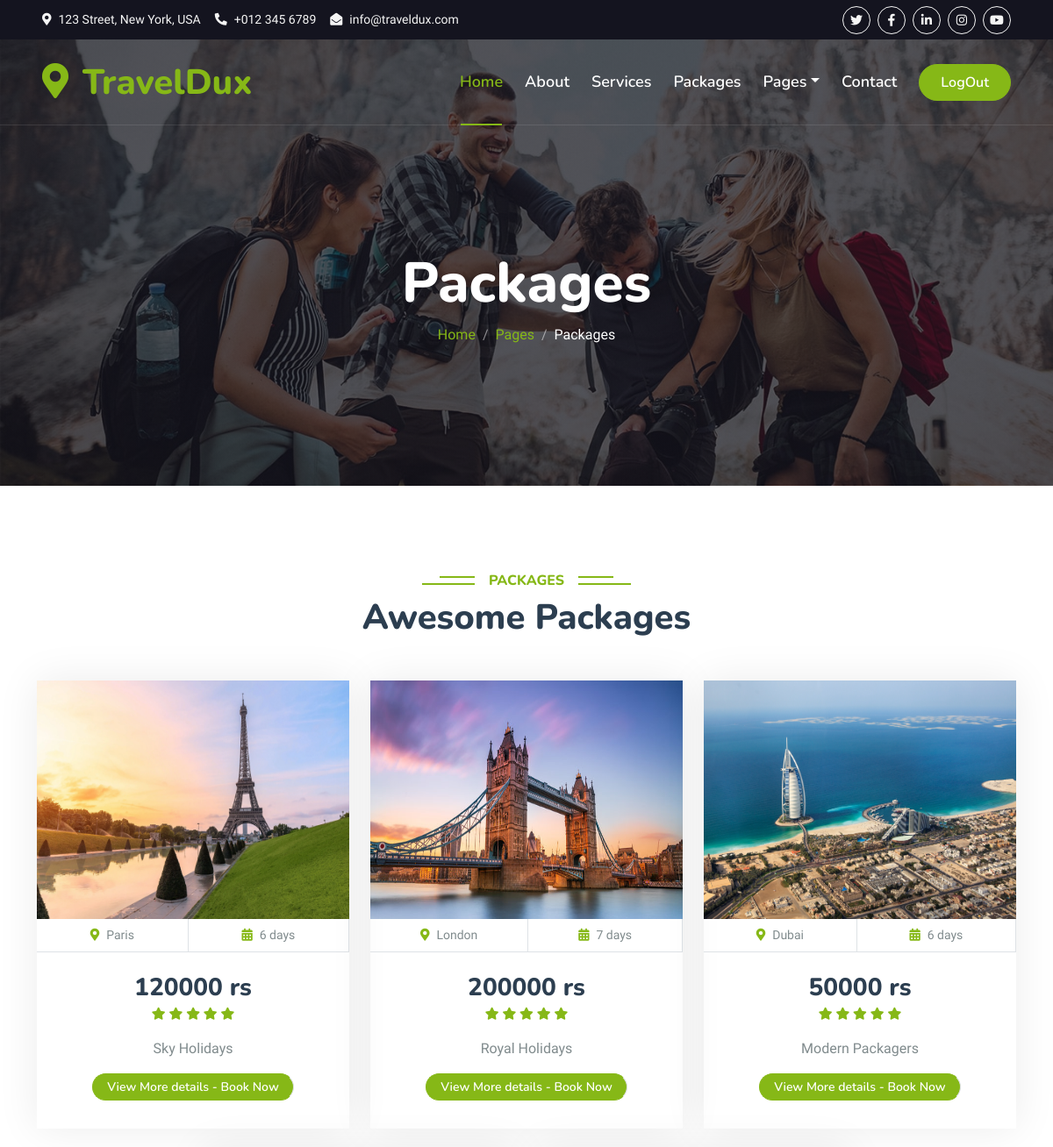
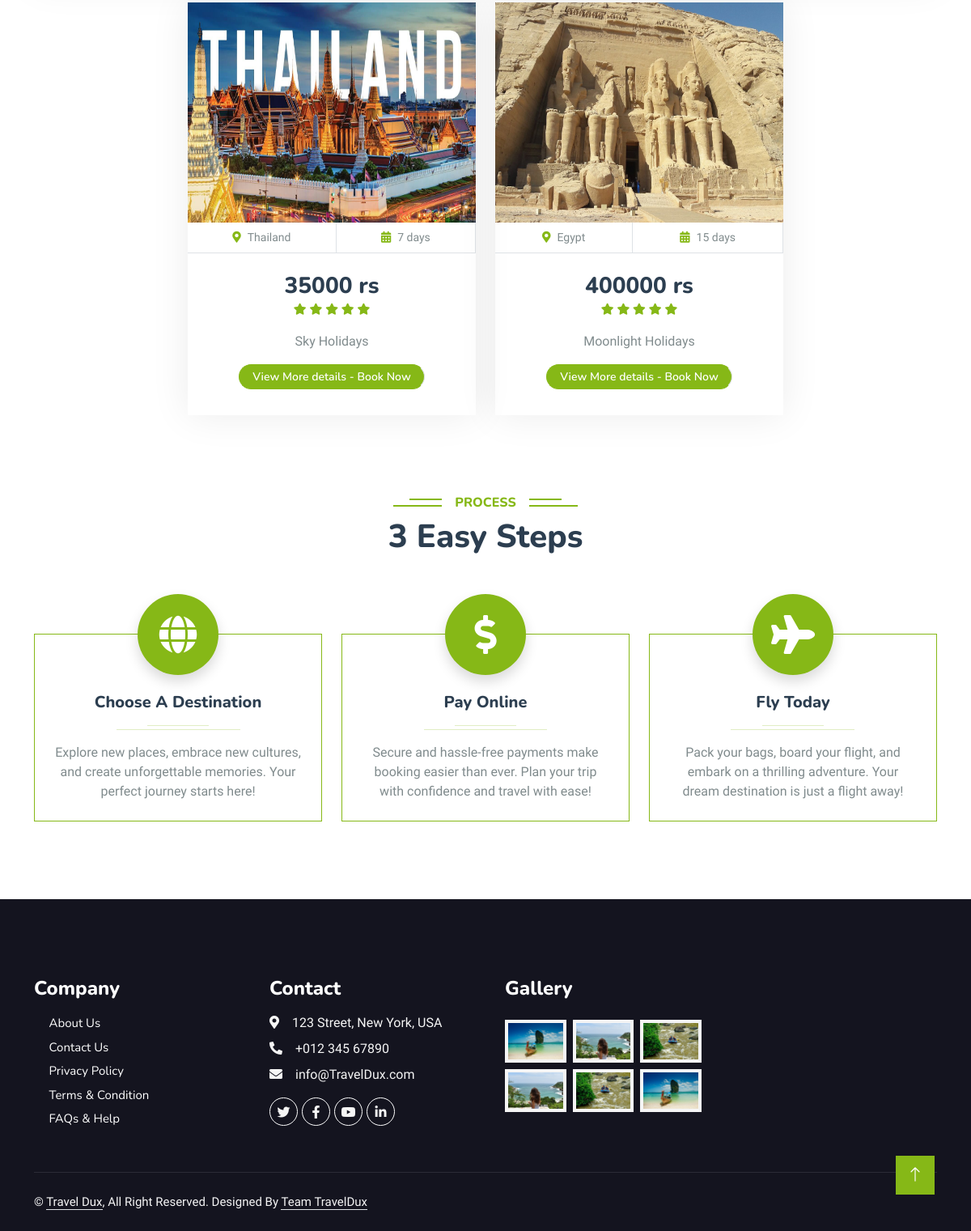
Screenshot of /packagePage/ with the database file from the repository (2 pictures, top to bottom).
### home/models.py (models this page shows, shortened)
class packages(models.Model):
    destination = models.CharField(max_length=100)
    description = models.CharField(max_length=1000)
    duration = models.CharField(max_length=10)
    price = models.IntegerField()
    packager_name = models.CharField(max_length=100)
    image1 = models.ImageField(upload_to='uploads/',null=True, blank=True)
    image2 = models.ImageField(upload_to='uploads/',null=True, blank=True)
    image3 = models.ImageField(upload_to='uploads/',null=True, blank=True)
    image4 = models.ImageField(upload_to='uploads/',null=True, blank=True)
    verification = models.CharField(max_length=100,default="Not Verified")

### home/views.py (the view)
# urls.py: path('packagePage/',views.packagePage,name='packagePage'),
def packagePage(request):
    if 'ids' in request.session:
        request.session.flush()
    verified = 'verified'
    items = packages.objects.filter(verification=verified)
    context = {
        'items':items,
    }
    return render(request,'userInterface/package.html',context)

### template/userInterface/package.html (shortened to what this page needs)
{% load static %}
<!DOCTYPE html>
<html lang="en">
<head>
    <link href="https://cdnjs.cloudflare.com/ajax/libs/font-awesome/5.10.0/css/all.min.css" rel="stylesheet">
    <link href="https://cdn.jsdelivr.net/npm/bootstrap-icons@1.4.1/font/bootstrap-icons.css" rel="stylesheet">
    <link href="{% static 'lib/animate/animate.min.css' %}" rel="stylesheet">
    <link href="{% static 'lib/owlcarousel/assets/owl.carousel.min.css' %}" rel="stylesheet">
    <link href="{% static 'lib/tempusdominus/css/tempusdominus-bootstrap-4.min.css' %}" rel="stylesheet" />
    <link href="{% static 'css/bootstrap.min.css' %}" rel="stylesheet">
    <link href="{% static 'css/style.css' %}" rel="stylesheet">
</head>
<body>
    <div class="container-fluid bg-dark px-5 d-none d-lg-block">
        <div class="row gx-0">
            <div class="col-lg-8 text-center text-lg-start mb-2 mb-lg-0">
                <div class="d-inline-flex align-items-center" style="height: 45px;">
                    <small class="me-3 text-light"><i class="fa fa-map-marker-alt me-2"></i>123 Street, New York, USA</small>
                    <small class="me-3 text-light"><i class="fa fa-phone-alt me-2"></i>+012 345 6789</small>
                    <small class="text-light"><i class="fa fa-envelope-open me-2"></i>info@traveldux.com</small>
                </div>
            </div>
            <div class="col-lg-4 text-center text-lg-end">
                <div class="d-inline-flex align-items-center" style="height: 45px;">
                    <a class="btn btn-sm btn-outline-light btn-sm-square rounded-circle me-2" href=""><i class="fab fa-twitter fw-normal"></i></a>
                    <a class="btn btn-sm btn-outline-light btn-sm-square rounded-circle me-2" href=""><i class="fab fa-facebook-f fw-normal"></i></a>
                    <a class="btn btn-sm btn-outline-light btn-sm-square rounded-circle me-2" href=""><i class="fab fa-linkedin-in fw-normal"></i></a>
                    <a class="btn btn-sm btn-outline-light btn-sm-square rounded-circle me-2" href=""><i class="fab fa-instagram fw-normal"></i></a>
                    <a class="btn btn-sm btn-outline-light btn-sm-square rounded-circle" href=""><i class="fab fa-youtube fw-normal"></i></a>
                </div>
            </div>
        </div>
    </div>
    <div class="container-fluid position-relative p-0">
        <nav class="navbar navbar-expand-lg navbar-light px-4 px-lg-5 py-3 py-lg-0">
            <a href="" class="navbar-brand p-0">
                <h1 class="text-primary m-0"><i class="fa fa-map-marker-alt me-3"></i>TravelDux</h1>
            </a>
            <div class="collapse navbar-collapse" id="navbarCollapse">
                <div class="navbar-nav ms-auto py-0">
                    <a href="{% url 'homepage' %}" class="nav-item nav-link active">Home</a>
                    <a href="{% url 'aboutPage' %}" class="nav-item nav-link">About</a>
                    <a href="{% url 'servicePage' %}" class="nav-item nav-link">Services</a>
                    <a href="{% url 'packagePage' %}" class="nav-item nav-link">Packages</a>
                    <div class="nav-item dropdown">
                        <a href="#" class="nav-link dropdown-toggle" data-bs-toggle="dropdown">Pages</a>
                    </div>
                    <a href="{% url 'contactPage' %}" class="nav-item nav-link">Contact</a>
                </div>
                <a href="{% url 'logoutUser' %}" class="btn btn-primary rounded-pill py-2 px-4">LogOut</a>
            </div>
        </nav>
        <div class="container-fluid bg-primary py-5 mb-5 hero-header">
            <div class="container py-5">
                <div class="row justify-content-center py-5">
                    <div class="col-lg-10 pt-lg-5 mt-lg-5 text-center">
                        <h1 class="display-3 text-white animated slideInDown">Packages</h1>
                        <nav aria-label="breadcrumb">
                            <ol class="breadcrumb justify-content-center">
                                <li class="breadcrumb-item"><a href="#">Home</a></li>
                                <li class="breadcrumb-item"><a href="#">Pages</a></li>
                                <li class="breadcrumb-item text-white active" aria-current="page">Packages</li>
                            </ol>
                        </nav>
                    </div>
                </div>
            </div>
        </div>
    </div>
    <div class="container-xxl py-5">
        <div class="container">
            <div class="text-center wow fadeInUp" data-wow-delay="0.1s">
                <h6 class="section-title bg-white text-center text-primary px-3">Packages</h6>
                <h1 class="mb-5">Awesome Packages</h1>
            </div>
            <div class="row g-4 justify-content-center">
                {% for i in items %}
                <div class="col-lg-4 col-md-6 wow fadeInUp" data-wow-delay="0.1s">
                    <div class="package-item">
                        <div class="overflow-hidden">
                            <img class="img-fluid" src="{{i.image1.url}}" alt="" style="height: 272px;">
                        </div>
                        <div class="d-flex border-bottom">
                            <small class="flex-fill text-center border-end py-2"><i class="fa fa-map-marker-alt text-primary me-2"></i>{{i.destination}}</small>
                            <small class="flex-fill text-center border-end py-2"><i class="fa fa-calendar-alt text-primary me-2"></i>{{i.duration}} days</small>
                        </div>
                        <div class="text-center p-4">
                            <h3 class="mb-0">{{i.price}} rs</h3>
                            <div class="mb-3">
                                <small class="fa fa-star text-primary"></small>
                                <small class="fa fa-star text-primary"></small>
                                <small class="fa fa-star text-primary"></small>
                                <small class="fa fa-star text-primary"></small>
                                <small class="fa fa-star text-primary"></small>
                            </div>
                            <p>{{i.packager_name}}</p>
                            <div class="d-flex justify-content-center mb-2">
                                <a href="{% url 'Userviewsection' i.id %}" class="btn btn-sm btn-primary px-3 border-end" style="border-radius: 30px">View More details - Book Now</a>
                            </div>
                        </div>
                    </div>
                </div>
                {% endfor %}
            </div>
        </div>
    </div>
    <div class="container-xxl py-5">
        <div class="container">
            <div class="text-center pb-4 wow fadeInUp" data-wow-delay="0.1s">
                <h6 class="section-title bg-white text-center text-primary px-3">Process</h6>
                <h1 class="mb-5">3 Easy Steps</h1>
            </div>
            <div class="row gy-5 gx-4 justify-content-center">
                <div class="col-lg-4 col-sm-6 text-center pt-4 wow fadeInUp" data-wow-delay="0.1s">
                    <div class="position-relative border border-primary pt-5 pb-4 px-4">
                        <div class="d-inline-flex align-items-center justify-content-center bg-primary rounded-circle position-absolute top-0 start-50 translate-middle shadow" style="width: 100px; height: 100px;">
                            <i class="fa fa-globe fa-3x text-white"></i>
                        </div>
                        <h5 class="mt-4">Choose A Destination</h5>
                        <hr class="w-25 mx-auto bg-primary mb-1">
                        <hr class="w-50 mx-auto bg-primary mt-0">
                        <p class="mb-0">Explore new places, embrace new cultures, and create unforgettable memories. Your perfect journey starts here! </p>
                    </div>
                </div>
                <div class="col-lg-4 col-sm-6 text-center pt-4 wow fadeInUp" data-wow-delay="0.3s">
                    <div class="position-relative border border-primary pt-5 pb-4 px-4">
                        <div class="d-inline-flex align-items-center justify-content-center bg-primary rounded-circle position-absolute top-0 start-50 translate-middle shadow" style="width: 100px; height: 100px;">
                            <i class="fa fa-dollar-sign fa-3x text-white"></i>
                        </div>
                        <h5 class="mt-4">Pay Online</h5>
                        <hr class="w-25 mx-auto bg-primary mb-1">
                        <hr class="w-50 mx-auto bg-primary mt-0">
                        <p class="mb-0">Secure and hassle-free payments make booking easier than ever. Plan your trip with confidence and travel with ease!</p>
                    </div>
                </div>
                <div class="col-lg-4 col-sm-6 text-center pt-4 wow fadeInUp" data-wow-delay="0.5s">
                    <div class="position-relative border border-primary pt-5 pb-4 px-4">
                        <div class="d-inline-flex align-items-center justify-content-center bg-primary rounded-circle position-absolute top-0 start-50 translate-middle shadow" style="width: 100px; height: 100px;">
                            <i class="fa fa-plane fa-3x text-white"></i>
                        </div>
                        <h5 class="mt-4">Fly Today</h5>
                        <hr class="w-25 mx-auto bg-primary mb-1">
                        <hr class="w-50 mx-auto bg-primary mt-0">
                        <p class="mb-0">Pack your bags, board your flight, and embark on a thrilling adventure. Your dream destination is just a flight away! </p>
                    </div>
                </div>
            </div>
        </div>
    </div>
    <div class="container-fluid bg-dark text-light footer pt-5 mt-5 wow fadeIn" data-wow-delay="0.1s">
        <div class="container py-5">
            <div class="row g-5">
                <div class="col-lg-3 col-md-6">
                    <h4 class="text-white mb-3">Company</h4>
                    <a class="btn btn-link" href="{% url 'aboutPage' %}">About Us</a>
                    <a class="btn btn-link" href="">Contact Us</a>
                    <a class="btn btn-link" href="">Privacy Policy</a>
                    <a class="btn btn-link" href="">Terms & Condition</a>
                    <a class="btn btn-link" href="">FAQs & Help</a>
                </div>
                <div class="col-lg-3 col-md-6">
                    <h4 class="text-white mb-3">Contact</h4>
                    <p class="mb-2"><i class="fa fa-map-marker-alt me-3"></i>123 Street, New York, USA</p>
                    <p class="mb-2"><i class="fa fa-phone-alt me-3"></i>+012 345 67890</p>
                    <p class="mb-2"><i class="fa fa-envelope me-3"></i>info@TravelDux.com</p>
                    <div class="d-flex pt-2">
                        <a class="btn btn-outline-light btn-social" href=""><i class="fab fa-twitter"></i></a>
                        <a class="btn btn-outline-light btn-social" href=""><i class="fab fa-facebook-f"></i></a>
                        <a class="btn btn-outline-light btn-social" href=""><i class="fab fa-youtube"></i></a>
                        <a class="btn btn-outline-light btn-social" href=""><i class="fab fa-linkedin-in"></i></a>
                    </div>
                </div>
                <div class="col-lg-3 col-md-6">
                    <h4 class="text-white mb-3">Gallery</h4>
                    <div class="row g-2 pt-2">
                        <div class="col-4">
                            <img class="img-fluid bg-light p-1" src="{% static 'img/package-1.jpg' %}" alt="">
                        </div>
                        <div class="col-4">
                            <img class="img-fluid bg-light p-1" src="{% static 'img/package-2.jpg' %}" alt="">
                        </div>
                        <div class="col-4">
                            <img class="img-fluid bg-light p-1" src="{% static 'img/package-3.jpg' %}" alt="">
                        </div>
                        <div class="col-4">
                            <img class="img-fluid bg-light p-1" src="{% static 'img/package-2.jpg' %}" alt="">
                        </div>
                        <div class="col-4">
                            <img class="img-fluid bg-light p-1" src="{% static 'img/package-3.jpg' %}" alt="">
                        </div>
                        <div class="col-4">
                            <img class="img-fluid bg-light p-1" src="{% static 'img/package-1.jpg' %}" alt="">
                        </div>
                    </div>
                </div>
            </div>
        </div>
        <div class="container">
            <div class="copyright">
                <div class="row">
                    <div class="col-md-6 text-center text-md-start mb-3 mb-md-0">
                        &copy; <a class="border-bottom" href="#">Travel Dux</a>, All Right Reserved.
                        Designed By <a class="border-bottom" href="">Team TravelDux</a>
                    </div>
                </div>
            </div>
        </div>
    </div>
    <a href="#" class="btn btn-lg btn-primary btn-lg-square back-to-top"><i class="bi bi-arrow-up"></i></a>
</body>
</html>

### rows the page displays
packages: image1 (picture), destination "Paris", duration "6", price "120000", packager_name "Sky Holidays"
packages: image1 (picture), destination "London", duration "7", price "200000", packager_name "Royal Holidays"
packages: image1 (picture), destination "Dubai", duration "6", price "50000", packager_name "Modern Packagers"
packages: image1 (picture), destination "Thailand", duration "7", price "35000", packager_name "Sky Holidays"
packages: image1 (picture), destination "Egypt", duration "15", price "400000", packager_name "Moonlight Holidays"
